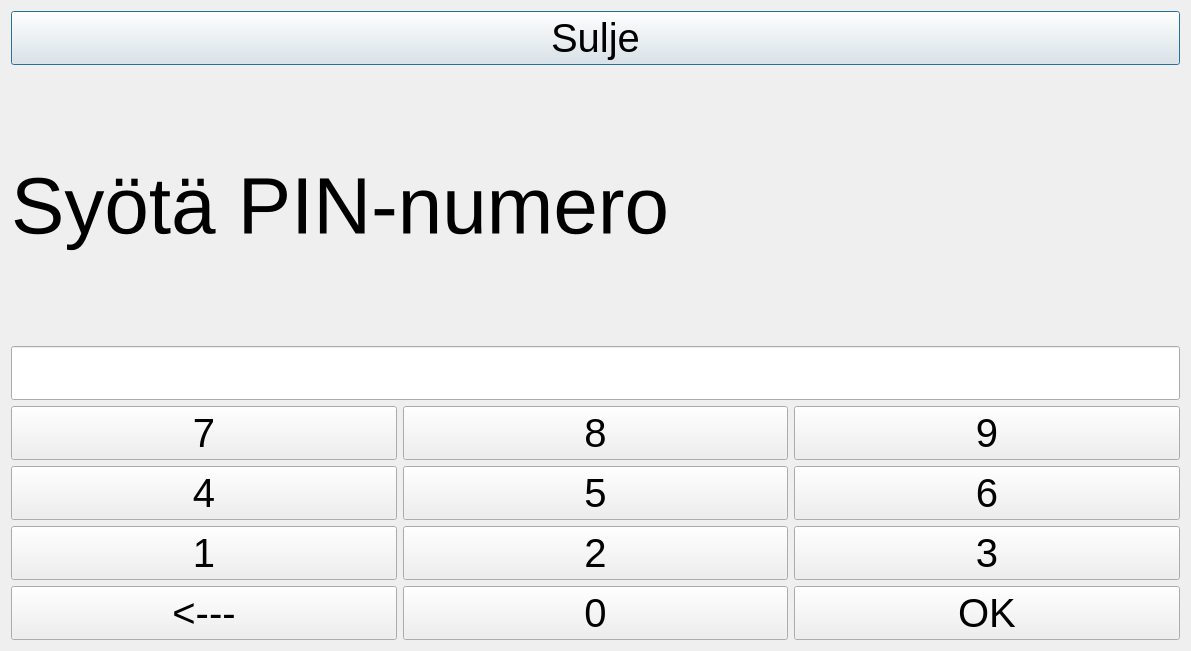
<?xml version="1.0" encoding="UTF-8"?>
<ui version="4.0">
 <class>DialogPin</class>
 <widget class="QDialog" name="DialogPin">
  <property name="windowModality">
   <enum>Qt::ApplicationModal</enum>
  </property>
  <property name="geometry">
   <rect>
    <x>0</x>
    <y>0</y>
    <width>1191</width>
    <height>651</height>
   </rect>
  </property>
  <property name="font">
   <font>
    <pointsize>30</pointsize>
   </font>
  </property>
  <property name="windowTitle">
   <string>Dialog</string>
  </property>
  <layout class="QVBoxLayout" name="verticalLayout_2">
   <item>
    <widget class="QPushButton" name="CancelBut">
     <property name="text">
      <string>Sulje</string>
     </property>
    </widget>
   </item>
   <item>
    <layout class="QVBoxLayout" name="verticalLayout">
     <item>
      <widget class="QLabel" name="label">
       <property name="font">
        <font>
         <pointsize>60</pointsize>
        </font>
       </property>
       <property name="text">
        <string>Syötä PIN-numero</string>
       </property>
      </widget>
     </item>
     <item>
      <widget class="QLineEdit" name="linePin"/>
     </item>
     <item>
      <layout class="QGridLayout" name="gridLayout">
       <item row="0" column="0">
        <widget class="QPushButton" name="Button_7">
         <property name="text">
          <string>7</string>
         </property>
        </widget>
       </item>
       <item row="0" column="1">
        <widget class="QPushButton" name="Button_8">
         <property name="text">
          <string>8</string>
         </property>
        </widget>
       </item>
       <item row="0" column="2">
        <widget class="QPushButton" name="Button_9">
         <property name="text">
          <string>9</string>
         </property>
        </widget>
       </item>
       <item row="1" column="0">
        <widget class="QPushButton" name="Button_4">
         <property name="text">
          <string>4</string>
         </property>
        </widget>
       </item>
       <item row="1" column="1">
        <widget class="QPushButton" name="Button_5">
         <property name="text">
          <string>5</string>
         </property>
        </widget>
       </item>
       <item row="1" column="2">
        <widget class="QPushButton" name="Button_6">
         <property name="text">
          <string>6</string>
         </property>
        </widget>
       </item>
       <item row="2" column="0">
        <widget class="QPushButton" name="Button_1">
         <property name="text">
          <string>1</string>
         </property>
        </widget>
       </item>
       <item row="2" column="1">
        <widget class="QPushButton" name="Button_2">
         <property name="text">
          <string>2</string>
         </property>
        </widget>
       </item>
       <item row="2" column="2">
        <widget class="QPushButton" name="Button_3">
         <property name="text">
          <string>3</string>
         </property>
        </widget>
       </item>
       <item row="3" column="0">
        <widget class="QPushButton" name="backbutton">
         <property name="text">
          <string>&lt;---</string>
         </property>
        </widget>
       </item>
       <item row="3" column="1">
        <widget class="QPushButton" name="Button_0">
         <property name="text">
          <string>0</string>
         </property>
        </widget>
       </item>
       <item row="3" column="2">
        <widget class="QPushButton" name="OkBut">
         <property name="text">
          <string>OK</string>
         </property>
        </widget>
       </item>
      </layout>
     </item>
    </layout>
   </item>
  </layout>
 </widget>
 <resources/>
 <connections/>
</ui>
